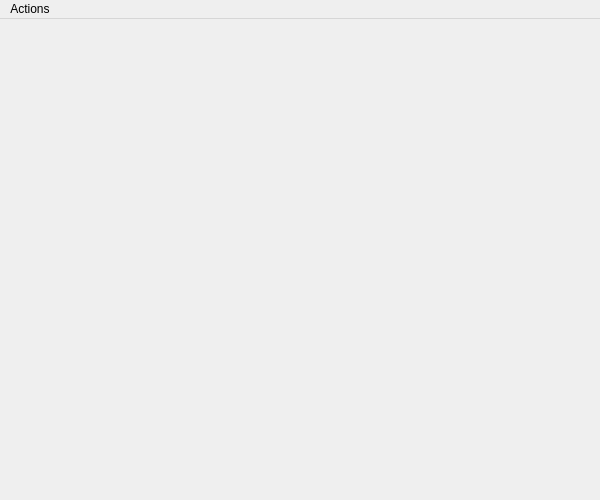
<?xml version="1.0" encoding="UTF-8"?>
<ui version="4.0">
 <class>RocaWindow</class>
 <widget class="QMainWindow" name="RocaWindow">
  <property name="geometry">
   <rect>
    <x>0</x>
    <y>0</y>
    <width>600</width>
    <height>500</height>
   </rect>
  </property>
  <property name="minimumSize">
   <size>
    <width>600</width>
    <height>500</height>
   </size>
  </property>
  <property name="windowTitle">
   <string>Rocaloid Test Tool</string>
  </property>
  <widget class="QWidget" name="centralwidget"/>
  <widget class="QMenuBar" name="menuBar">
   <property name="geometry">
    <rect>
     <x>0</x>
     <y>0</y>
     <width>600</width>
     <height>25</height>
    </rect>
   </property>
   <widget class="QMenu" name="menuActions">
    <property name="title">
     <string>Actions</string>
    </property>
    <addaction name="actionPlay"/>
    <addaction name="separator"/>
    <addaction name="actionQuit"/>
   </widget>
   <addaction name="menuActions"/>
  </widget>
  <action name="actionQuit">
   <property name="text">
    <string>Quit</string>
   </property>
   <property name="shortcut">
    <string>Ctrl+Q</string>
   </property>
  </action>
  <action name="actionPlay">
   <property name="icon">
    <iconset resource="res.qrc">
     <normaloff>:/images/b_play.png</normaloff>:/images/b_play.png</iconset>
   </property>
   <property name="text">
    <string>Play</string>
   </property>
   <property name="shortcut">
    <string>Space</string>
   </property>
  </action>
 </widget>
 <resources>
  <include location="res.qrc"/>
 </resources>
 <connections/>
</ui>
